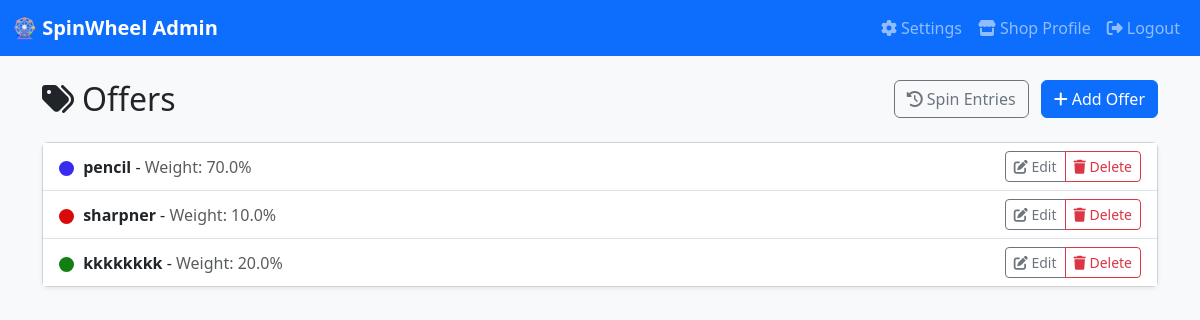
The page /offers/ (signed in) on the database its author committed.
### spinwheelapp/models.py (models this page shows, shortened)
class Offer(models.Model):
    shop = models.ForeignKey(ShopProfile, on_delete=models.CASCADE)
    name = models.CharField(max_length=100)
    color = models.CharField(max_length=7, default="#ffffff")
    percentage = models.FloatField(help_text="Probability percentage (e.g., 25.0)")

### spinwheelapp/views.py (the view)
# urls.py: path('offers/', views.offer_list, name='offer_list'),
@login_required
def offer_list(request):
    user = request.user
    try:
        shop = user.shopprofile
    except ShopProfile.DoesNotExist:
        shop = ShopProfile.objects.create(
            user=user,
            shop_name='New Shop',
            shop_code=f'SHOP{user.id:04d}'
        )
    offers = Offer.objects.filter(shop=shop)
    return render(request, 'offer_list.html', {'offers': offers})

### spinwheelapp/templates/offer_list.html (shortened to what this page needs)
<!DOCTYPE html>
<html lang="en">
<head>
    <link href="https://cdn.jsdelivr.net/npm/bootstrap@5.3.0/dist/css/bootstrap.min.css" rel="stylesheet">
</head>
<body>
<nav class="navbar navbar-expand-lg navbar-dark bg-primary">
  <div class="container-fluid">
    <a class="navbar-brand" href="{% url 'offer_list' %}">🎡 SpinWheel Admin</a>
    <div class="collapse navbar-collapse" id="navbarContent">
      <ul class="navbar-nav ms-auto">
        <li class="nav-item">
          <a class="nav-link" href="{% url 'settings' %}">
            <i class="fas fa-cog me-1"></i>Settings
          </a>
        </li>
        <li class="nav-item">
          <a class="nav-link" href="{% url 'update_shop_profile' %}">
            <i class="fas fa-store me-1"></i>Shop Profile
          </a>
        </li>
        <li class="nav-item">
          <a class="nav-link" href="{% url 'logout' %}">
            <i class="fas fa-sign-out-alt me-1"></i>Logout
          </a>
        </li>
      </ul>
    </div>
  </div>
</nav>
<div class="container mt-4">
    <div class="d-flex justify-content-between align-items-center mb-4">
        <h2 class="mb-0"><i class="fas fa-tags me-2"></i>Offers</h2>
        <div>
            <a class="btn btn-outline-secondary me-2" href="{% url 'spin_entries' %}">
                <i class="fas fa-history me-1"></i>Spin Entries
            </a>
            <a class="btn btn-primary" href="{% url 'add_offer' %}">
                <i class="fas fa-plus me-1"></i>Add Offer
            </a>
        </div>
    </div>
    <div class="card shadow-sm">
        <div class="card-body p-0">
            {% if offers %}
            <div class="list-group list-group-flush">
                {% for offer in offers %}
                <div class="list-group-item d-flex justify-content-between align-items-center">
                    <div>
                        <span class="offer-color" style="background-color:{{ offer.color }}"></span>
                        <strong>{{ offer.name }}</strong> -
                        <span class="text-muted">Weight: {{ offer.percentage }}%</span>
                    </div>
                    <div class="btn-group">
                        <a class="btn btn-sm btn-outline-secondary" href="{% url 'edit_offer' offer.id %}">
                            <i class="fas fa-edit"></i> Edit
                        </a>
                        <a class="btn btn-sm btn-outline-danger" href="{% url 'delete_offer' offer.id %}">
                            <i class="fas fa-trash"></i> Delete
                        </a>
                    </div>
                </div>
                {% endfor %}
            </div>
            {% else %}
            <div class="text-center py-4">
                <i class="fas fa-tags fa-3x text-muted mb-3"></i>
                <p class="text-muted">No offers available. Add your first offer to get started!</p>
            </div>
            {% endif %}
        </div>
    </div>
</div>
</body>
</html>

### spinwheelapp/templates/offer_list.html (style rules this page uses)
:root { --primary: #4e73df; --secondary: #f8f9fc; --accent: #e74a3b; --dark: #5a5c69; }
body { background-color: #f8f9fa; font-family: 'Segoe UI', Tahoma, Geneva, Verdana, sans-serif; }
.navbar-brand { font-weight: 600; }
.offer-color { display: inline-block; width: 15px; height: 15px; border-radius: 50%; margin-right: 5px; vertical-align: middle; }

### rows shown on the page
Offer: name "pencil", percentage "70.0"
Offer: name "sharpner", percentage "10.0"
Offer: name "kkkkkkkk", percentage "20.0"
